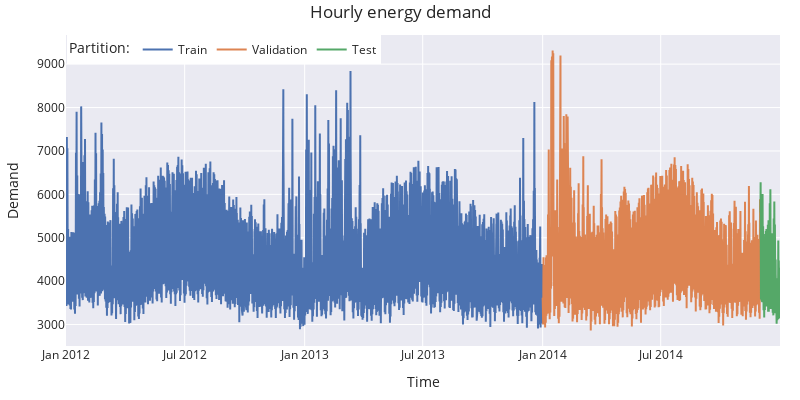

Notebook code for this chart:
### Code cell
# Interactive plot of time series
# ==============================================================================
fig = go.Figure()
fig.add_trace(go.Scatter(x=data_train.index, y=data_train['Demand'], mode='lines', name='Train'))
fig.add_trace(go.Scatter(x=data_val.index, y=data_val['Demand'], mode='lines', name='Validation'))
fig.add_trace(go.Scatter(x=data_test.index, y=data_test['Demand'], mode='lines', name='Test'))
fig.update_layout(
    title='Hourly energy demand',
    xaxis_title="Time",
    yaxis_title="Demand",
    legend_title="Partition:",
    width=800,
    height=400,
    margin=dict(l=20, r=20, t=35, b=20),
    legend=dict(orientation="h", yanchor="top", y=1, xanchor="left", x=0.001)
)
#fig.update_xaxes(rangeslider_visible=True)
fig.show()

### Figure 1 — Plotly figure (JSON) as saved in the notebook; plotly's stock layout.template omitted (floating-point values rounded to 4 significant figures; data arrays with more than 128 entries replaced by an {"elided": "..."} marker saying what was removed)
{"data": [{"mode": "lines", "name": "Train", "type": "scatter", "x": {"elided": "17544 str values"}, "y": {"elided": "17544 float values"}}, {"mode": "lines", "name": "Validation", "type": "scatter", "x": {"elided": "8016 str values"}, "y": {"elided": "8016 float values"}}, {"mode": "lines", "name": "Test", "type": "scatter", "x": {"elided": "720 str values"}, "y": {"elided": "720 float values"}}], "layout": {"height": 400, "legend": {"orientation": "h", "title": {"text": "Partition:"}, "x": 0.001, "xanchor": "left", "y": 1, "yanchor": "top"}, "margin": {"b": 20, "l": 20, "r": 20, "t": 35}, "title": {"text": "Hourly energy demand"}, "width": 800, "xaxis": {"title": {"text": "Time"}}, "yaxis": {"title": {"text": "Demand"}}}}
